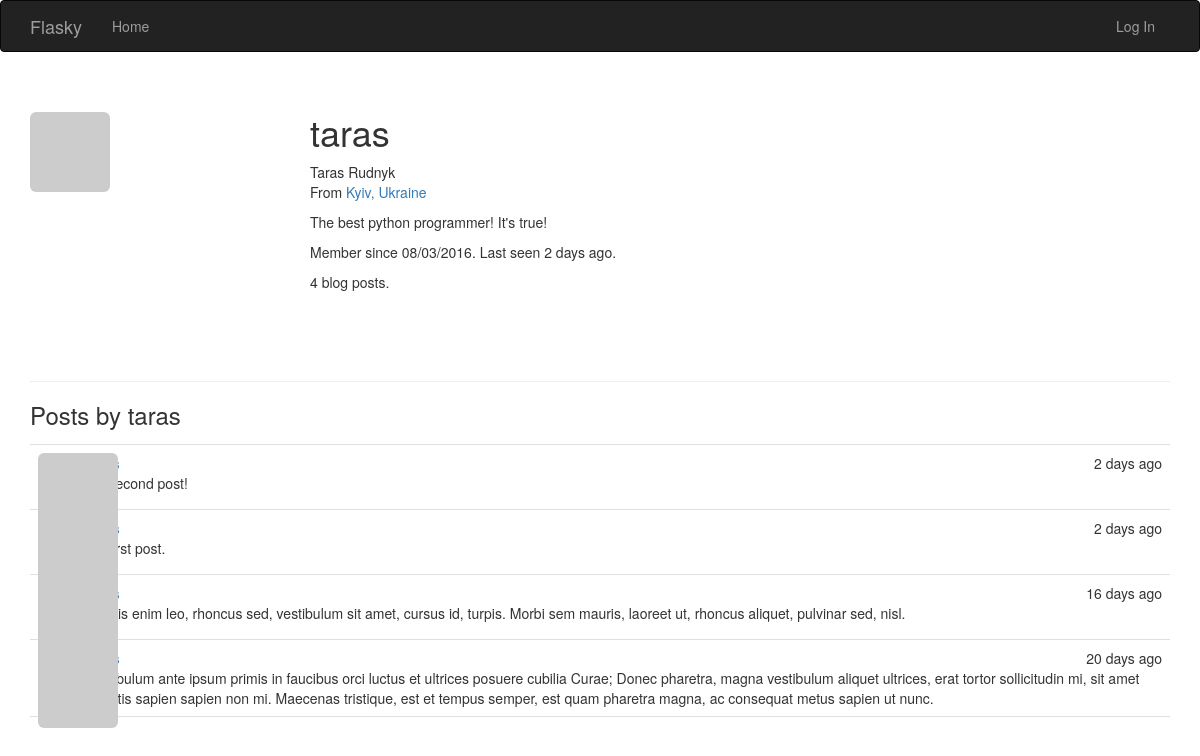
The app's page /user/taras, older data.
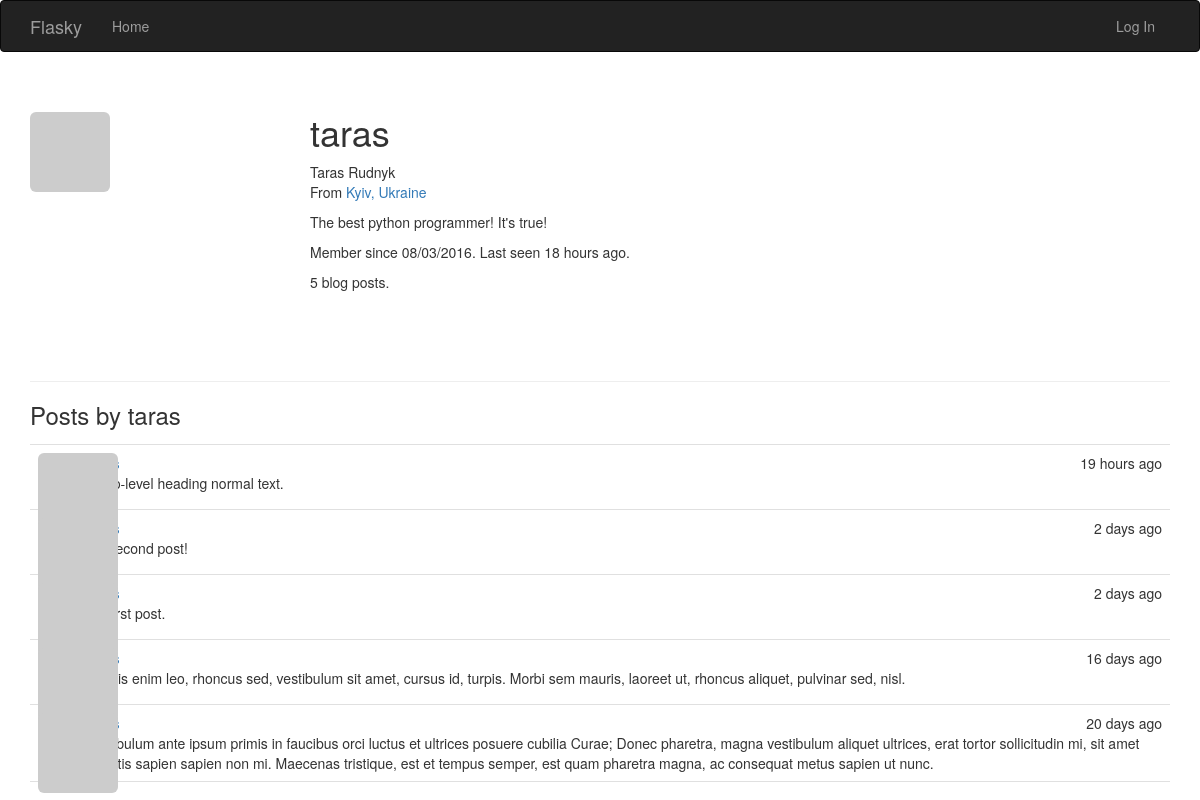
The same page, newer data.
### app/models.py (models this page shows, shortened)
class User(UserMixin, db.Model):
    __tablename__ = 'users'
    id = db.Column(db.Integer, primary_key=True)
    email = db.Column(db.String(64), unique=True, index=True)
    username = db.Column(db.String(64), unique=True, index=True)
    password_hash = db.Column(db.String(128))
    role_id = db.Column(db.Integer, db.ForeignKey('roles.id'))
    password_hash = db.Column(db.String(128))
    confirmed = db.Column(db.Boolean, default=False)
    name = db.Column(db.String(64))
    location = db.Column(db.String(64))
    about_me = db.Column(db.Text())
    member_since = db.Column(db.DateTime(), default=datetime.utcnow)
    last_seen = db.Column(db.DateTime(), default=datetime.utcnow)
    posts = db.relationship('Post', backref='author', lazy='dynamic')
    @property
    def password(self):
        raise AttributeError('password is not readable attribute')
    def gravatar(self, size=100, default='identicon', rating='g'):
        if request.is_secure:
            url = 'https://secure.gravatar.com/avatar'
        else:
            url = 'http://www.gravatar.com/avatar'
        hash = hashlib.md5(self.email.encode('utf-8')).hexdigest()
        return '{url}/{hash}?s={size}&d={default}&r={rating}'.format(
            url=url, hash=hash, size=size, default=default, rating=rating)

class Post(db.Model):
    __tablename__ = 'posts'
    id = db.Column(db.Integer, primary_key=True)
    body = db.Column(db.Text)
    timestamp = db.Column(db.DateTime, index=True, default=datetime.utcnow)
    author_id = db.Column(db.Integer, db.ForeignKey('users.id'))

### app/main/views.py (the view)
@main.route('/user/<username>')
def user(username):
    user = User.query.filter_by(username=username).first()
    if user is None:
        abort(404)
    posts = user.posts.order_by(Post.timestamp.desc()).all()
    return render_template('user.html', user=user, posts=posts)

### app/auth/views.py (called while the page is built)
@auth.before_app_request
def before_request():
    if current_user.is_authenticated:
        current_user.ping()
        if not current_user.confirmed \
        and request.endpoint[:5] != 'auth.':
            return redirect(url_for('auth.unconfirmed'))

### app/main/__init__.py (called while the page is built)
@main.app_context_processor
def inject_permissions():
    return dict(Permission=Permission)

### app/models.py (called while the page is built)
    def is_administrator(self):
        return False

### app/templates/user.html (shortened to what this page needs)
{% extends "base.html" %}
{% block page_content %}
<div class="page-header">
    <img class="img-rounded profile-thumbnail" src="{{ user.gravatar(size=256) }}">
    <div class="profile-header">
        <h1>{{ user.username }}</h1>
        {% if user.name or user.location %}
        <p>
            {% if user.name %}{{ user.name }}<br>{% endif %}
            {% if user.location %}
                From <a href="http://maps.google.com/?q={{ user.location }}">{{ user.location }}</a><br>
            {% endif %}
        </p>
        {% endif %}
        {% if user.about_me %}<p>{{ user.about_me }}</p>{% endif %}
        <p>Member since {{ moment(user.member_since).format('L') }}. Last seen {{ moment(user.last_seen).fromNow() }}.</p>
        <p>{{ user.posts.count() }} blog posts.</p>
    </div>
</div>
<h3>Posts by {{ user.username }}</h3>
{% include '_posts.html' %}
{% endblock %}

### app/templates/base.html (shortened to what this page needs)
{% extends "bootstrap/base.html" %}
{% block head %}
{{ super() }}
<link rel="stylesheet" type="text/css" href="{{ url_for('static', filename='styles.css') }}">
{% endblock %}
{% block navbar %}
<div class="navbar navbar-inverse" role="navigation">
    <div class="container">
        <div class="navbar-header">
            <a class="navbar-brand" href="{{ url_for('main.index') }}">Flasky</a>
        </div>
        <div class="navbar-collapse collapse">
            <ul class="nav navbar-nav">
                <li><a href="{{ url_for('main.index') }}">Home</a></li>
            </ul>
            <ul class="nav navbar-nav navbar-right">
                {% if current_user.is_authenticated %}
                <li><a href="{{ url_for('auth.logout') }}">Log Out</a></li>
                {% else %}
                <li><a href="{{ url_for('auth.login') }}">Log In</a></li>
                {% endif %}
            </ul>
        </div>
    </div>
</div>
{% endblock %}
{% block content %}
<div class="container">
    {% block page_content %}{% endblock %}
</div>
{% endblock %}

### app/templates/_posts.html
<ul class="posts">
    {% for post in posts %}
    <li class="post">
        <div class="post-thumbnail">
            <a href="{{ url_for('.user', username=post.author.username) }}">
                <img class="img-rounded profile-thumbnail" src="{{ post.author.gravatar(size=40) }}">
            </a>
        </div>
        <div class="post-content">
            <div class="post-date">{{ moment(post.timestamp).fromNow() }}</div>
            <div class="post-author"><a href="{{ url_for('.user', username=post.author.username) }}">{{ post.author.username }}</a></div>
            <div class="post-body">{{ post.body }}</div>
        </div>
    </li>
    {% endfor %}
</ul>

### app/static/styles.css (style rules this page uses)
.profile-thumbnail { position: absolute; }
.profile-header { min-height: 260px; margin-left: 280px; }
ul.posts { list-style-type: none; padding: 0px; margin: 16px 0px 0px 0px; border-top: 1px solid #e0e0e0; }
ul.posts li.post { padding: 8px; border-bottom: 1px solid #e0e0e0; }
div.post-date { float: right; }
div.post-author { font-weight: bold; }
div.post-thumbnail { position: absolute; }
div.post-content { margin-left: 48px; min-height: 48px; }

Row changes from the older to the newer data that the page shows:
changed User "taras": last_seen "2 days ago" → "18 hours ago"
added Post: timestamp "19 hours ago", body "# Top-level heading normal text."
Text that changed along with them:
{{ user.posts.count() }}: "4" → "5"
